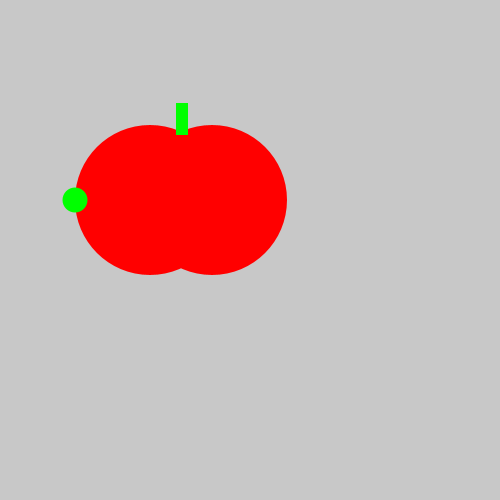
Frame 1 (no input)
Frame 60 (the mouse pressed at the canvas centre just before this capture): identical to frame 1, image omitted
Frame 120 (the mouse held since frame 60 and released just before this capture): identical to frame 1, image omitted

The Processing sketch that drew this single still picture (run headless with seeded random() and noise(); from frame 60 on, the mouse is pressed at the canvas centre):

// Processing sketch: tastyTomato
// ── tastyTomato.pde
void setup() {
    size(500, 500);
}
void draw() {
    background(200, 200, 200);
    noStroke();
    fill(255,0,0);
    ellipse(150, 200, 150, 150);
    ellipse(212, 200, 150, 150);
    fill(0,255,0);
    rect(176, 103, 12, 32);
    
    ellipse(75,200,25,25);
}
